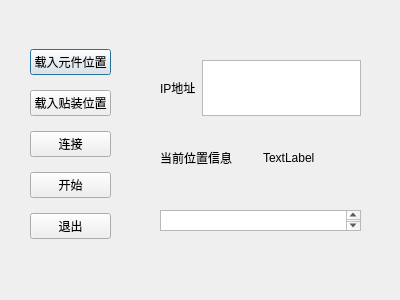
<?xml version="1.0" encoding="UTF-8"?>
<ui version="4.0">
 <class>Dialog</class>
 <widget class="QDialog" name="Dialog">
  <property name="geometry">
   <rect>
    <x>0</x>
    <y>0</y>
    <width>400</width>
    <height>300</height>
   </rect>
  </property>
  <property name="windowTitle">
   <string>Dialog</string>
  </property>
  <widget class="QWidget" name="verticalLayoutWidget">
   <property name="geometry">
    <rect>
     <x>30</x>
     <y>40</y>
     <width>81</width>
     <height>211</height>
    </rect>
   </property>
   <layout class="QVBoxLayout" name="verticalLayout">
    <item>
     <widget class="QPushButton" name="pushButton_2">
      <property name="text">
       <string>载入元件位置</string>
      </property>
     </widget>
    </item>
    <item>
     <widget class="QPushButton" name="pushButton_3">
      <property name="text">
       <string>载入贴装位置</string>
      </property>
     </widget>
    </item>
    <item>
     <widget class="QPushButton" name="pushButton_5">
      <property name="text">
       <string>连接</string>
      </property>
     </widget>
    </item>
    <item>
     <widget class="QPushButton" name="pushButton">
      <property name="text">
       <string>开始</string>
      </property>
     </widget>
    </item>
    <item>
     <widget class="QPushButton" name="pushButton_4">
      <property name="text">
       <string>退出</string>
      </property>
     </widget>
    </item>
   </layout>
  </widget>
  <widget class="QWidget" name="horizontalLayoutWidget">
   <property name="geometry">
    <rect>
     <x>160</x>
     <y>60</y>
     <width>201</width>
     <height>56</height>
    </rect>
   </property>
   <layout class="QHBoxLayout" name="horizontalLayout">
    <item>
     <widget class="QLabel" name="label">
      <property name="text">
       <string>IP地址</string>
      </property>
     </widget>
    </item>
    <item>
     <widget class="QTextEdit" name="textEdit"/>
    </item>
   </layout>
  </widget>
  <widget class="QWidget" name="horizontalLayoutWidget_2">
   <property name="geometry">
    <rect>
     <x>160</x>
     <y>130</y>
     <width>201</width>
     <height>56</height>
    </rect>
   </property>
   <layout class="QHBoxLayout" name="horizontalLayout_2">
    <property name="spacing">
     <number>4</number>
    </property>
    <item>
     <widget class="QLabel" name="label_2">
      <property name="text">
       <string>当前位置信息</string>
      </property>
     </widget>
    </item>
    <item>
     <widget class="QLabel" name="label_3">
      <property name="text">
       <string>TextLabel</string>
      </property>
     </widget>
    </item>
   </layout>
  </widget>
  <widget class="QTextBrowser" name="textBrowser">
   <property name="geometry">
    <rect>
     <x>160</x>
     <y>210</y>
     <width>201</width>
     <height>21</height>
    </rect>
   </property>
  </widget>
 </widget>
 <resources/>
 <connections/>
</ui>
